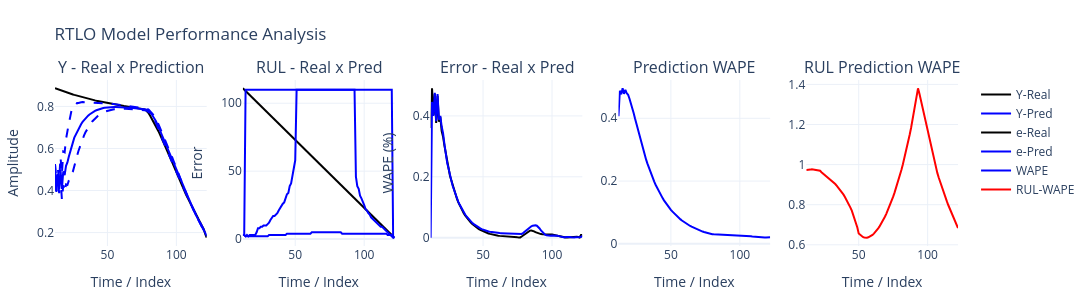

The notebook cell this image was saved under:
### Markdown cell above
Erro: 0.03453587097467924 parameters:  [7, 30, 5, 0.01, 1e-06, 1e-05, 1]\
Erro: 0.020804303544066084 parameters:  [10, 29, 3, 0.01, 0.001, 0.01, 1]\
Erro: 0.021041179830575067 parameters:  [11, 24, 7, 0.01, 0.0001, 0.001, 1]

### Code cell
nI,nR,nO,N1,N2,N3,τ= params
ηS = [N1,N2,N3]
X,Y = prepare_data(sig,n=nI,m=nO)
rnn = RTLO(nI,nR,nO,ηS,τ)
rnn.ref = len(sig)-nI
for i in range(len(X[:])):
    #rnn.PredRul(x=X[i],store=True)
    rnn.PredRulIntr(x=X[i],store=True)
    rnn.fit(X[i],Y[i],start=0,store=True)
#print(.wR[0])


print(rnn.εY)  
print(rnn.rWAPE[-1])      
PlotPredErrorPLY(rnn,w=1500)
